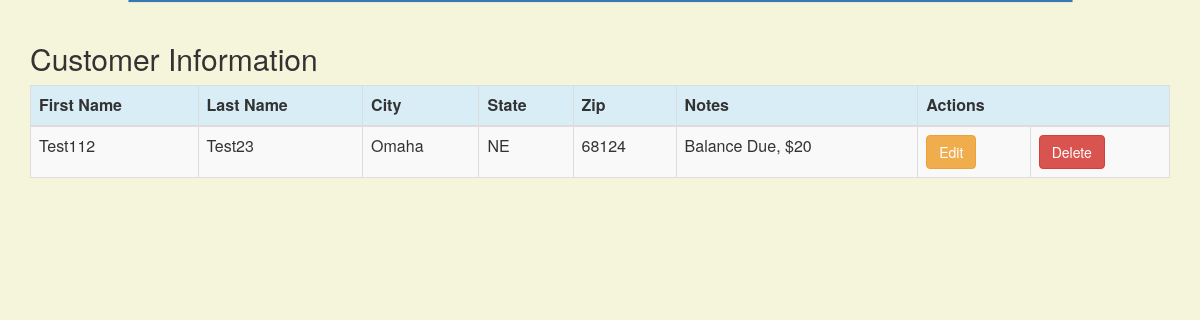
The app's page /customer_list (signed in), older data.
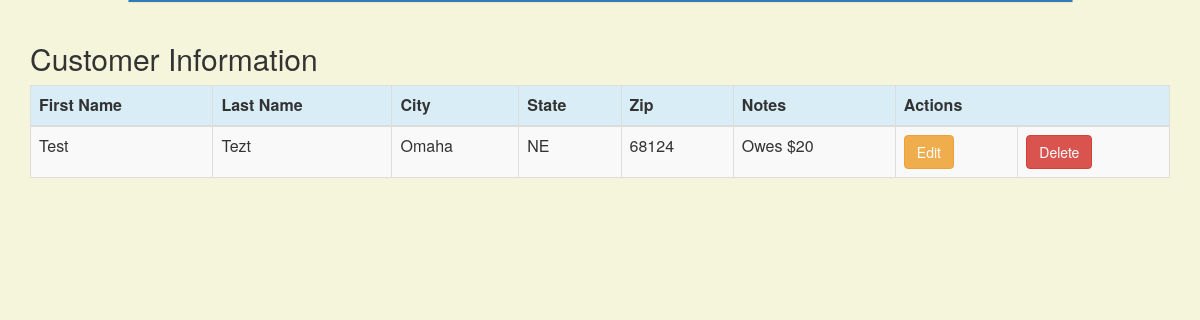
The same page, newer data.
### productmanagement/models.py (models this page shows, shortened)
class Customer(models.Model):
    first_name=models.CharField(max_length=50, )
    last_name=models.CharField(max_length=50, )
    city = models.CharField(max_length=26, null=True)
    state = models.CharField(max_length=26, null=True)
    zip = models.CharField(max_length=6, null=True)
    notes = models.TextField(max_length=255, null=True)

### productmanagement/views.py (the view)
# urls.py: path('customer_list', views.customer_list, name='customer_list'),
@login_required
def customer_list(request):
    customer = Customer.objects.filter()
    return render(request, 'crm/customer_list.html',
                 {'customers': customer})

### productmanagement/templates/crm/customer_list.html (shortened to what this page needs)
 {% block content %}
    <html>
    <head>
        <link rel="stylesheet" href="https://maxcdn.bootstrapcdn.com/bootstrap/3.3.4/css/bootstrap.min.css">
    </head>
    <body>
    <div class="container">
        <div class="row">
            <div class="col-md-10 col-md-offset-1">
        </div>
    </div>
    <div class="row">
         <h2 style="padding-left: 15Px">Customer Information</h2>
    </div>
    <div>
        <table class="table table-striped table-bordered table-hover">
            <thead>
            <tr class="bg-info">
                <th>First Name</th>
                <th>Last Name</th>
                <th>City </th>
                <th>State </th>
                <th>Zip</th>
                <th>Notes</th>
                <th colspan="3">Actions</th>
            </tr>
            </thead>
            <tbody>
            {% for customer in customers %}
                <tr>
                    <td>{{ customer.first_name }}</td>
                    <td>{{ customer.last_name }}</td>
                    <td>{{ customer.city }}</td>
                    <td>{{ customer.state }}</td>
                    <td>{{ customer.zip }}</td>
                    <td>{{ customer.notes}}</td>
                    <td><a href="{% url 'crm:customer_edit' pk=customer.pk %}" class="btn btn-warning">Edit
                    <td><a href="{% url 'crm:customer_delete' pk=customer.pk %}"
                           onclick="return confirm('Are you sure you want to delete?')"
                           class="btn btn-danger">Delete</a>
                    </td>
  </tr>
            {% endfor %}
            </tbody>
        </table>
    </div>
    </body>
    </html>
{% endblock %}

### productmanagement/templates/crm/customer_list.html (style rules this page uses)
body { background-color: beige; }

Row changes from the older to the newer data that the page shows:
changed Customer "Omaha": first_name "Test112" → "Test"; last_name "Test23" → "Tezt"; notes "Balance Due, $20" → "Owes $20"
